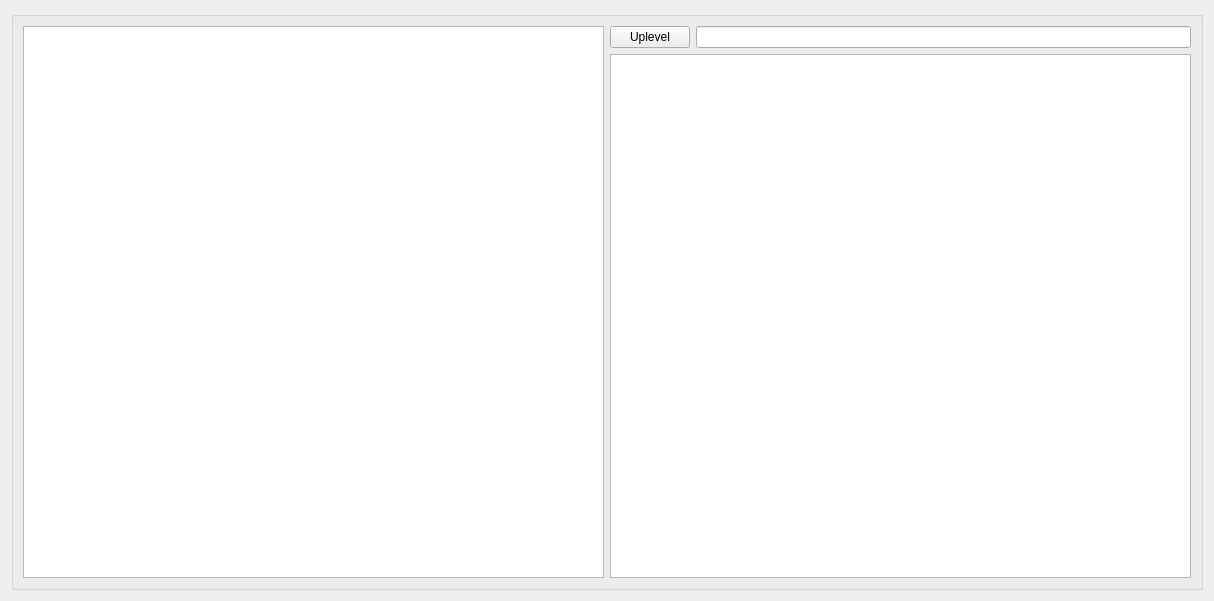
<?xml version="1.0" encoding="UTF-8"?>
<ui version="4.0">
 <class>File</class>
 <widget class="QWidget" name="File">
  <property name="geometry">
   <rect>
    <x>0</x>
    <y>0</y>
    <width>1214</width>
    <height>601</height>
   </rect>
  </property>
  <property name="windowTitle">
   <string>Form</string>
  </property>
  <layout class="QGridLayout" name="gridLayout">
   <item row="0" column="0">
    <widget class="QGroupBox" name="groupBox">
     <property name="title">
      <string/>
     </property>
     <layout class="QGridLayout" name="gridLayout_2">
      <item row="0" column="0">
       <widget class="QTreeView" name="FileTreeView"/>
      </item>
      <item row="0" column="1">
       <layout class="QVBoxLayout" name="verticalLayout">
        <item>
         <layout class="QHBoxLayout" name="horizontalLayout">
          <item>
           <widget class="QPushButton" name="UpLevelButton">
            <property name="text">
             <string>Uplevel</string>
            </property>
           </widget>
          </item>
          <item>
           <widget class="QLineEdit" name="CurrentPathEdit"/>
          </item>
         </layout>
        </item>
        <item>
         <widget class="QTreeView" name="FileDetailView"/>
        </item>
       </layout>
      </item>
     </layout>
    </widget>
   </item>
  </layout>
 </widget>
 <resources>
  <include location="../res/client.qrc"/>
 </resources>
 <connections/>
</ui>
